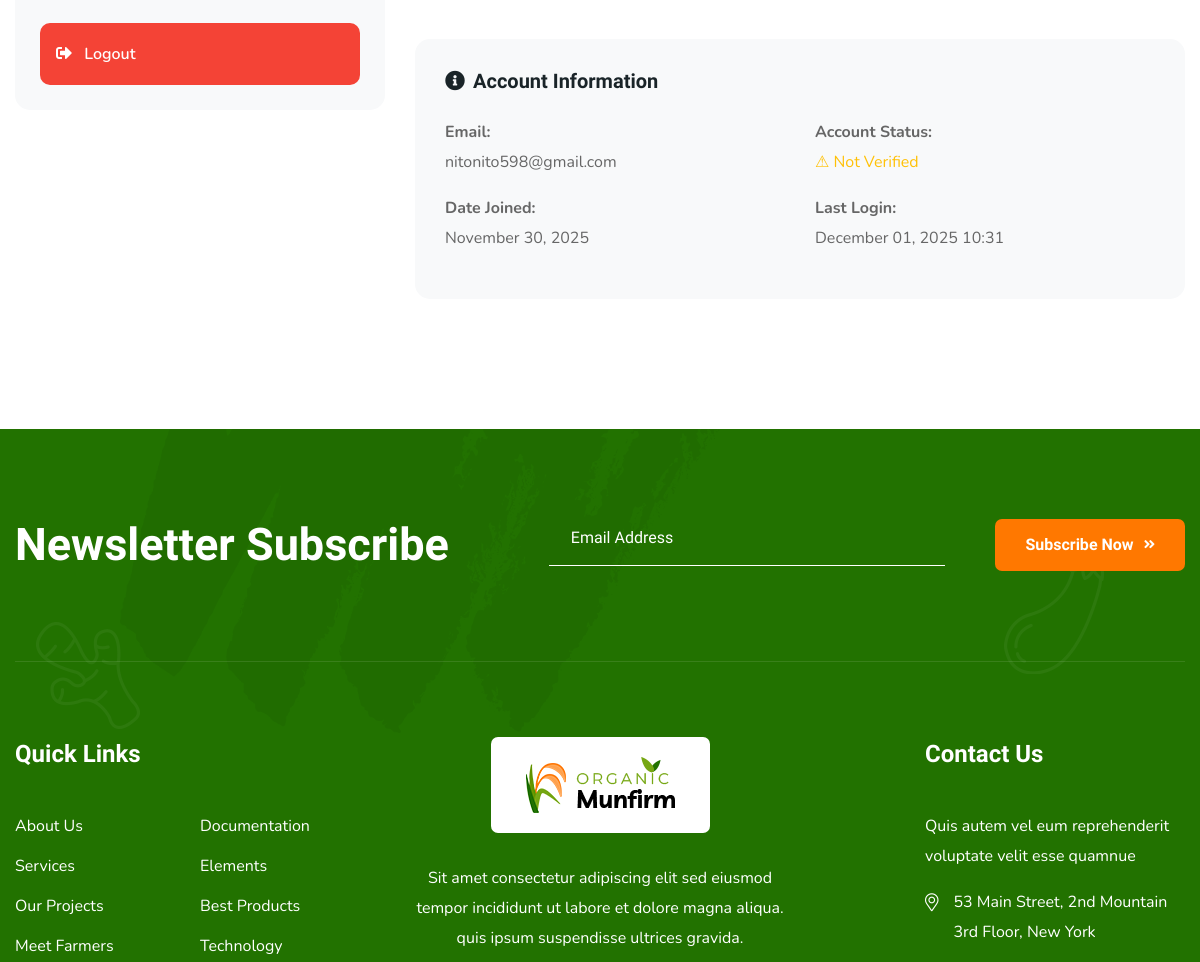
The page /accounts/profile/ (signed in, middle part) on the database as committed earlier.
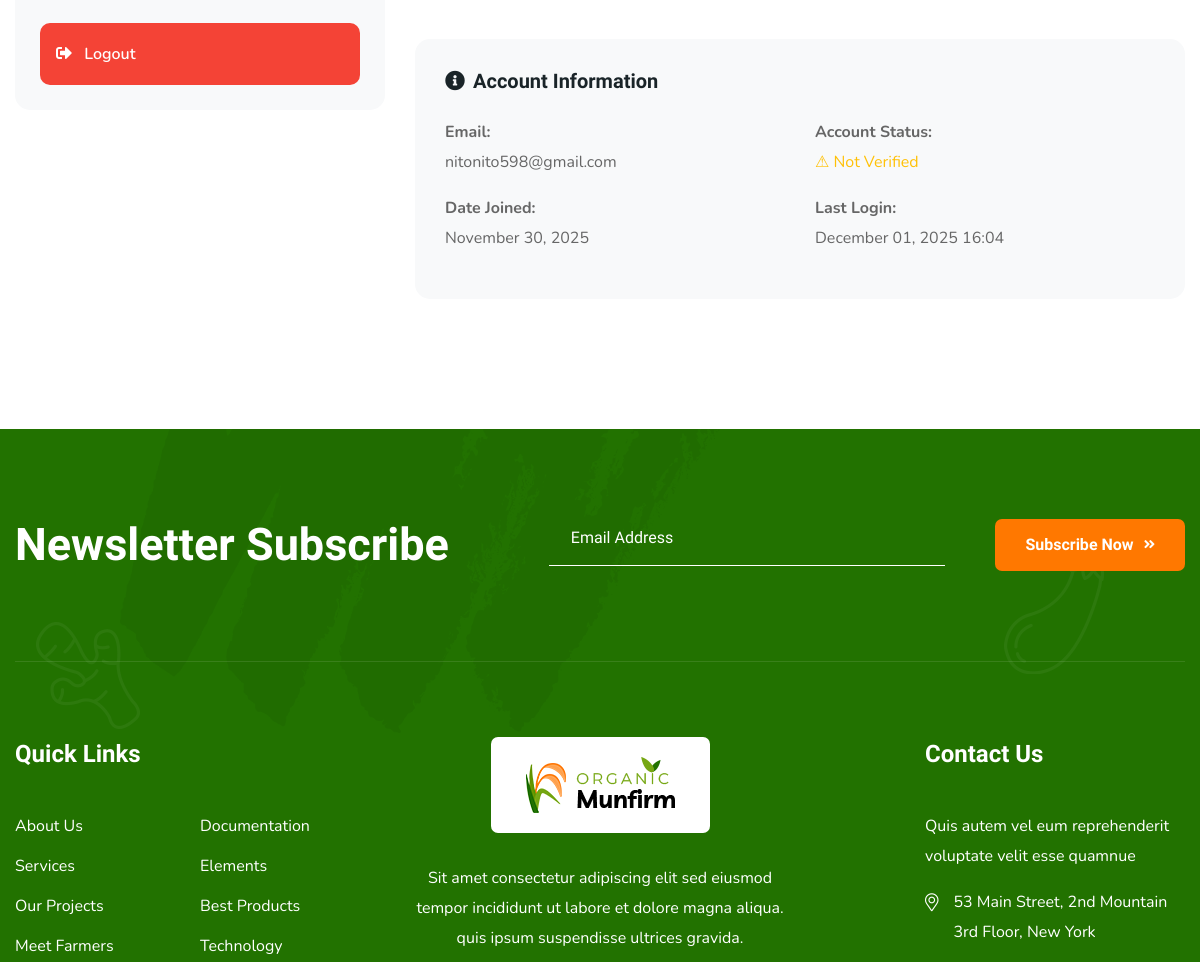
The same page on the database as committed later.
### accounts/models.py (models this page shows, shortened)
class User(AbstractUser):
    USER_TYPE_CHOICES = (
        ('customer', 'Customer'),
        ('admin', 'Admin'),
    )
    user_type = models.CharField(max_length=20, choices=USER_TYPE_CHOICES, default='customer')
    phone_number = models.CharField(max_length=20, blank=True, null=True)
    profile_picture = models.ImageField(upload_to='profile_pictures/', blank=True, null=True)
    county = models.CharField(max_length=100, blank=True, null=True)
    zone = models.CharField(max_length=100, blank=True, null=True)
    address = models.TextField(blank=True, null=True)
    date_joined = models.DateTimeField(default=timezone.now)
    last_login = models.DateTimeField(blank=True, null=True)
    is_verified = models.BooleanField(default=False)
    is_active = models.BooleanField(default=True)
    google_id = models.CharField(max_length=100, blank=True, null=True)

### accounts/views.py (the view)
# urls.py: path('profile/', views.profile, name='profile'),
@login_required
def profile(request):
    if request.method == 'POST':
        form = ProfileUpdateForm(request.POST, request.FILES, instance=request.user)
        if form.is_valid():
            form.save()
            messages.success(request, 'Profile updated successfully!')
            return redirect('profile')
    else:
        form = ProfileUpdateForm(instance=request.user)
    return render(request, 'accounts/profile.html', {'form': form})

### accounts/forms.py
class ProfileUpdateForm(forms.ModelForm):
    class Meta:
        model = User
        fields = ['first_name', 'last_name', 'phone_number', 'profile_picture', 'county', 'zone', 'address']
        widgets = {
            'first_name': forms.TextInput(attrs={'class': 'form-control', 'placeholder': 'First Name'}),
            'last_name': forms.TextInput(attrs={'class': 'form-control', 'placeholder': 'Last Name'}),
            'phone_number': forms.TextInput(attrs={'class': 'form-control', 'placeholder': 'Phone Number'}),
            'profile_picture': forms.FileInput(attrs={'class': 'form-control'}),
            'county': forms.TextInput(attrs={'class': 'form-control', 'placeholder': 'County'}),
            'zone': forms.TextInput(attrs={'class': 'form-control', 'placeholder': 'Zone'}),
            'address': forms.Textarea(attrs={'class': 'form-control', 'rows': 3, 'placeholder': 'Address'}),
        }

### cart/models.py (called while the page is built)
    def get_item_count(self):
        return self.items.count()

### templates/accounts/profile.html (shortened to what this page needs)
{% extends 'base.html' %}
{% block content %}
<section class="contact-section pt-100 rpt-70 pb-130 rpb-100">
    <div class="container">
        <div class="row">
            <div class="col-lg-4">
                <div class="profile-sidebar mb-30 wow fadeInUp delay-0-2s">
                    <div class="sidebar-menu" style="background: #f8f9fa; border-radius: 15px; padding: 25px;">
                        <ul class="list-unstyled">
                            <li class="mb-2">
                                <a href="#" class="d-block p-3" style="border-radius: 10px; color: #666;">
                                </a>
                            </li>
                            <li>
                                <a href="{% url 'logout' %}" class="d-block p-3" style="border-radius: 10px; background: #f44336; color: white; font-weight: 600;">
                                    <i class="fas fa-sign-out-alt mr-2"></i> Logout
                                </a>
                            </li>
                        </ul>
                    </div>
                </div>
            </div>
            <div class="col-lg-8">
                <div class="profile-form wow fadeInUp delay-0-4s">
                    <div class="account-info mt-40" style="background: #f8f9fa; border-radius: 15px; padding: 30px;">
                        <h5 class="mb-4"><i class="fas fa-info-circle mr-2"></i>Account Information</h5>
                        <div class="row">
                            <div class="col-md-6 mb-3">
                                <div class="info-item">
                                    <strong>Email:</strong>
                                    <p class="mb-0">{{ user.email }}</p>
                                </div>
                            </div>
                            <div class="col-md-6 mb-3">
                                <div class="info-item">
                                    <strong>Account Status:</strong>
                                    <p class="mb-0">
                                        {% if user.is_verified %}
                                            <span class="text-success">✓ Verified</span>
                                        {% else %}
                                            <span class="text-warning">⚠ Not Verified</span>
                                        {% endif %}
                                    </p>
                                </div>
                            </div>
                            <div class="col-md-6 mb-3">
                                <div class="info-item">
                                    <strong>Date Joined:</strong>
                                    <p class="mb-0">{{ user.date_joined|date:"F d, Y" }}</p>
                                </div>
                            </div>
                            <div class="col-md-6 mb-3">
                                <div class="info-item">
                                    <strong>Last Login:</strong>
                                    <p class="mb-0">{{ user.last_login|date:"F d, Y H:i" }}</p>
                                </div>
                            </div>
                        </div>
                    </div>
                </div>
            </div>
        </div>
    </div>
</section>
{% endblock %}

Rows that differ between the two databases and show on the page:
changed User "nitonito598@gmail.com": last_login "December 01, 2025 10:31" → "December 01, 2025 16:04"
